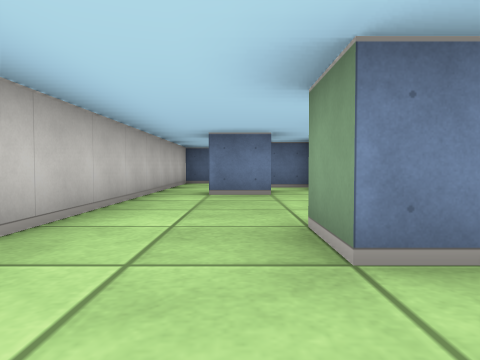
[1] (above)

12 first-person views from a walk through a cub3D maze. The camera is about half as high as the walls, tilts 2° down and sees 70° across. The floor is counted in squares. Each view is taken from the middle of a square. On the plan, view 1 faces up. The plan holds only what a view shows up to about 9 squares ahead; the rest is blank.

[2]
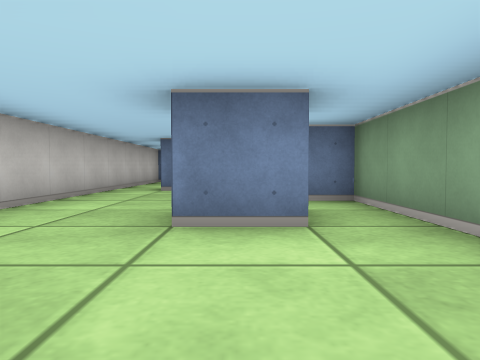

[3]
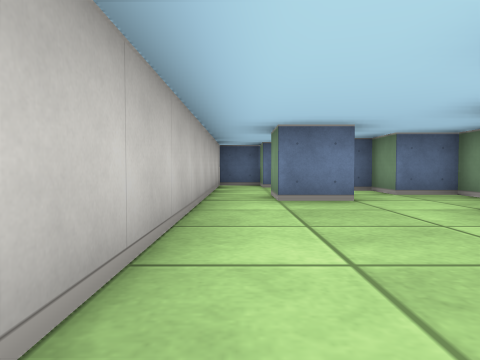

[4]
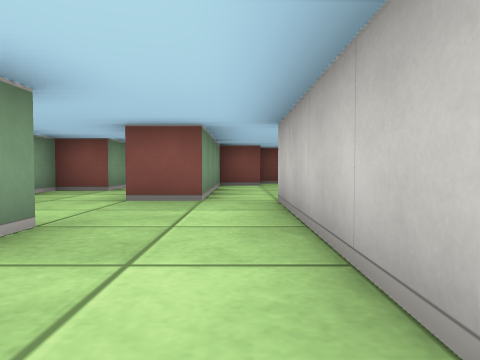

[5]
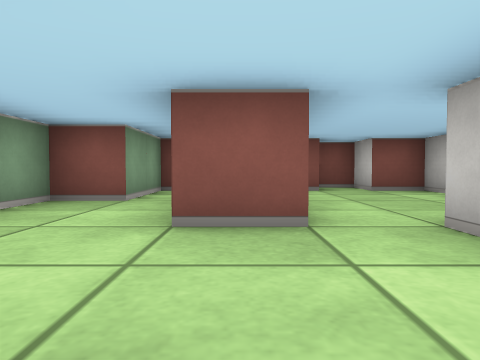

[6]
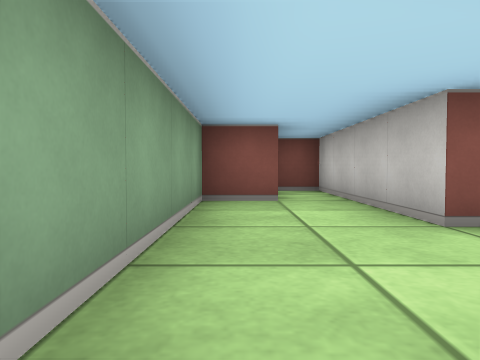

[7]
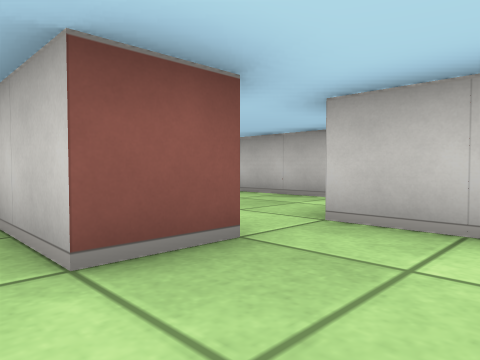

[8]
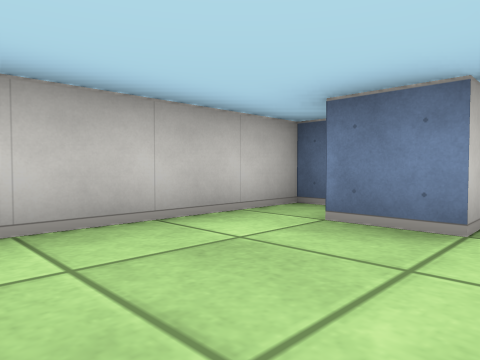

[9]
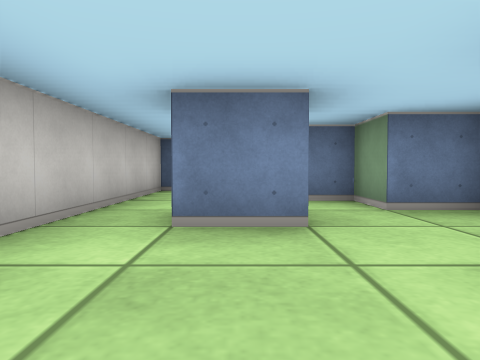

[10]
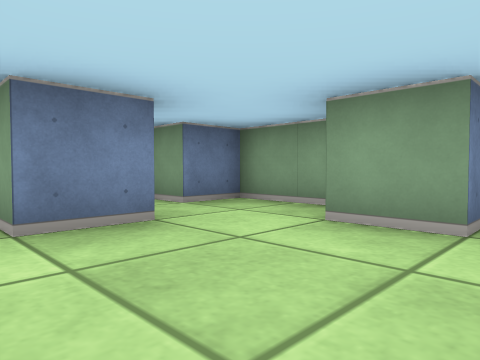

[11]
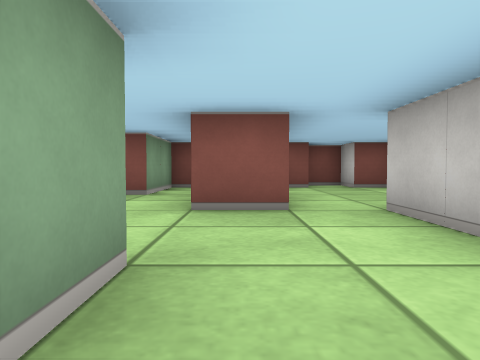

[12]
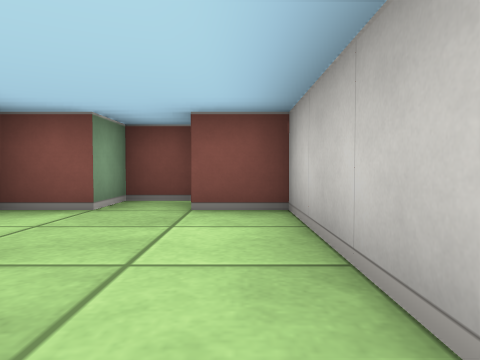

### Floor plan
Ten units are one square. View 1 is at (0, 0); x grows to the right and y downward. Boxes are objects, and circles mark ways between rooms. Rooms are numbered by the first view taken in them; rooms with no view inside come last. Other rooms are left out.
<svg viewBox="-40 -100 70 160">
<path fill="none" stroke="#000" d="M16 -15 5 -15 5 -25M6 -55 -5 -55 -5 -65M25 -50 25 -65 15 -65 15 -75 6 -75M-5 5 5 5 5 45 15 45 15 25 25 25 25 -35 15 -35 15 -45M-5 -86 -5 -95 -15 -95 -15 5M-15 5 -25 5M-30 -5 -35 -5 -35 45 -25 45 -25 55 -15 55 -15 45 -5 45 -5 5"/>
<circle cx="-10" cy="0" r="3" fill="#2a7"/>
<text x="0" y="-30">1</text>
<text x="-20" y="20">2</text>
</svg>
Room 1 opens to room 2.

Where each view was taken, in squares from view 1:
view 1: 0 up, 0 right, facing up
view 2: 1 down, 1 right, facing up
view 3: 1 up, 1 left, facing up
view 4: 4 up, 1 left, facing down
view 5: 2 up, 0 right, facing down
view 6: 2 up, 2 right, facing down
view 7: 1 up, 1 right, facing down-left
view 8: 3 down, 1 left, facing up-left
view 9: 3 up, 0 right, facing up
view 10: 3 up, 1 left, facing up-right
view 11: 3 up, 0 right, facing down
view 12: 1 down, 3 left, facing down
